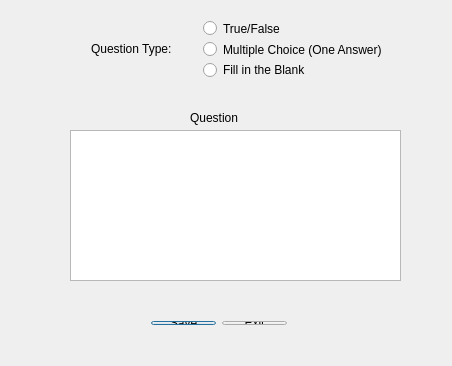
<?xml version="1.0" encoding="UTF-8"?>
<ui version="4.0">
 <class>AddQuestionsClass</class>
 <widget class="QDialog" name="AddQuestionsClass">
  <property name="geometry">
   <rect>
    <x>0</x>
    <y>0</y>
    <width>452</width>
    <height>366</height>
   </rect>
  </property>
  <property name="windowTitle">
   <string>Add Questions</string>
  </property>
  <widget class="QWidget" name="layoutWidget">
   <property name="geometry">
    <rect>
     <x>80</x>
     <y>10</y>
     <width>318</width>
     <height>78</height>
    </rect>
   </property>
   <layout class="QHBoxLayout" name="horizontalLayout_2">
    <item>
     <widget class="QLabel" name="questionTypeLabel">
      <property name="text">
       <string>Question Type:</string>
      </property>
     </widget>
    </item>
    <item>
     <layout class="QHBoxLayout" name="horizontalLayout">
      <item>
       <spacer name="horizontalSpacer">
        <property name="orientation">
         <enum>Qt::Horizontal</enum>
        </property>
        <property name="sizeHint" stdset="0">
         <size>
          <width>40</width>
          <height>20</height>
         </size>
        </property>
       </spacer>
      </item>
      <item>
       <layout class="QVBoxLayout" name="verticalLayout">
        <item>
         <widget class="QRadioButton" name="TrueFalseRadioButton">
          <property name="text">
           <string>True/False</string>
          </property>
         </widget>
        </item>
        <item>
         <widget class="QRadioButton" name="multipleChoiceRadioButton">
          <property name="text">
           <string>Multiple Choice (One Answer)</string>
          </property>
         </widget>
        </item>
        <item>
         <widget class="QRadioButton" name="FillBlankRadioButton">
          <property name="text">
           <string>Fill in the Blank</string>
          </property>
         </widget>
        </item>
       </layout>
      </item>
     </layout>
    </item>
   </layout>
  </widget>
  <widget class="QTextEdit" name="textEdit">
   <property name="geometry">
    <rect>
     <x>70</x>
     <y>130</y>
     <width>331</width>
     <height>151</height>
    </rect>
   </property>
  </widget>
  <widget class="QLabel" name="label">
   <property name="geometry">
    <rect>
     <x>190</x>
     <y>110</y>
     <width>49</width>
     <height>16</height>
    </rect>
   </property>
   <property name="text">
    <string>Question</string>
   </property>
  </widget>
  <widget class="QWidget" name="layoutWidget">
   <property name="geometry">
    <rect>
     <x>140</x>
     <y>310</y>
     <width>158</width>
     <height>26</height>
    </rect>
   </property>
   <layout class="QHBoxLayout" name="horizontalLayout_3">
    <item>
     <widget class="QPushButton" name="saveButton">
      <property name="text">
       <string>Save</string>
      </property>
     </widget>
    </item>
    <item>
     <widget class="QPushButton" name="deleteButton">
      <property name="text">
       <string>Exit</string>
      </property>
     </widget>
    </item>
   </layout>
  </widget>
 </widget>
 <layoutdefault spacing="6" margin="11"/>
 <resources/>
 <connections>
  <connection>
   <sender>saveButton</sender>
   <signal>clicked()</signal>
   <receiver>AddQuestionsClass</receiver>
   <slot>accept()</slot>
   <hints>
    <hint type="sourcelabel">
     <x>140</x>
     <y>555</y>
    </hint>
    <hint type="destinationlabel">
     <x>142</x>
     <y>588</y>
    </hint>
   </hints>
  </connection>
 </connections>
</ui>
